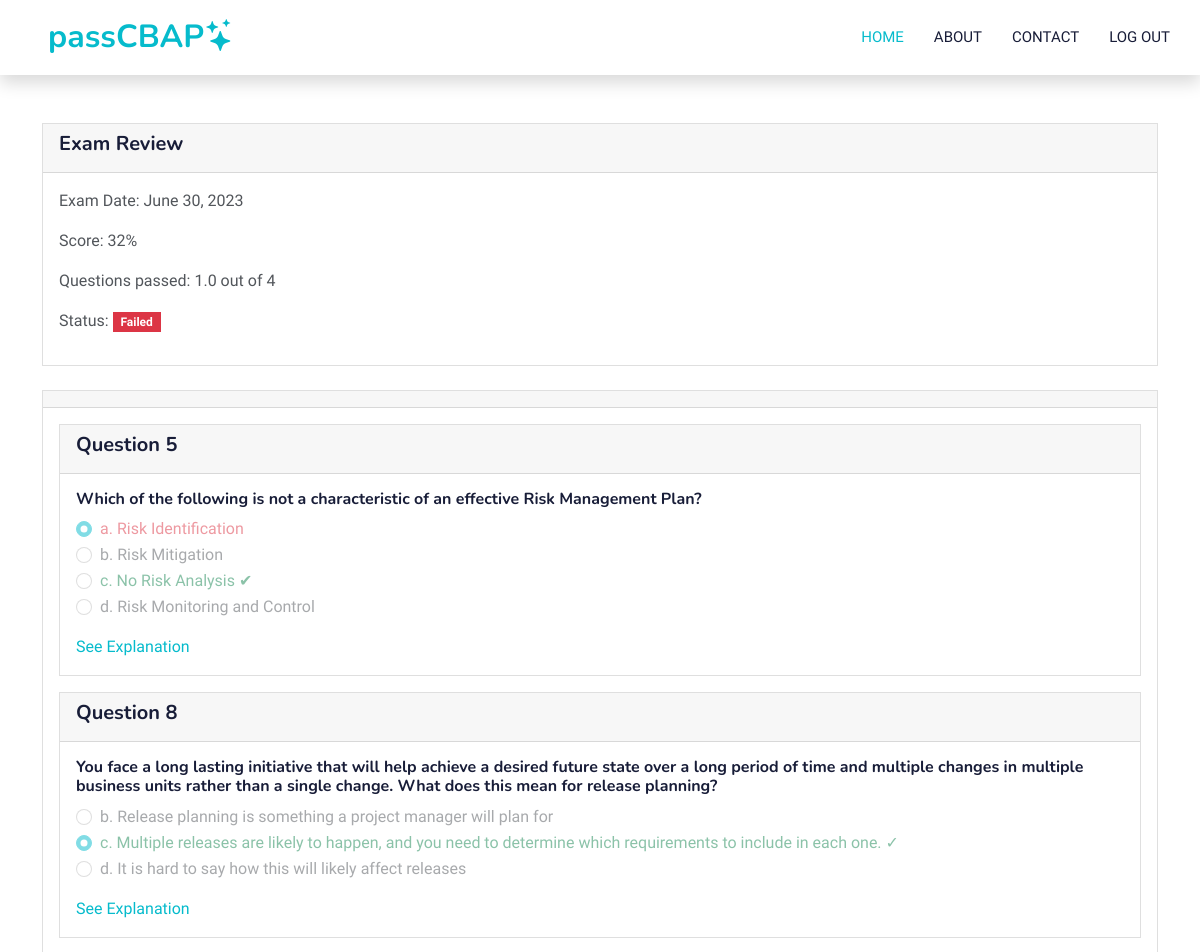
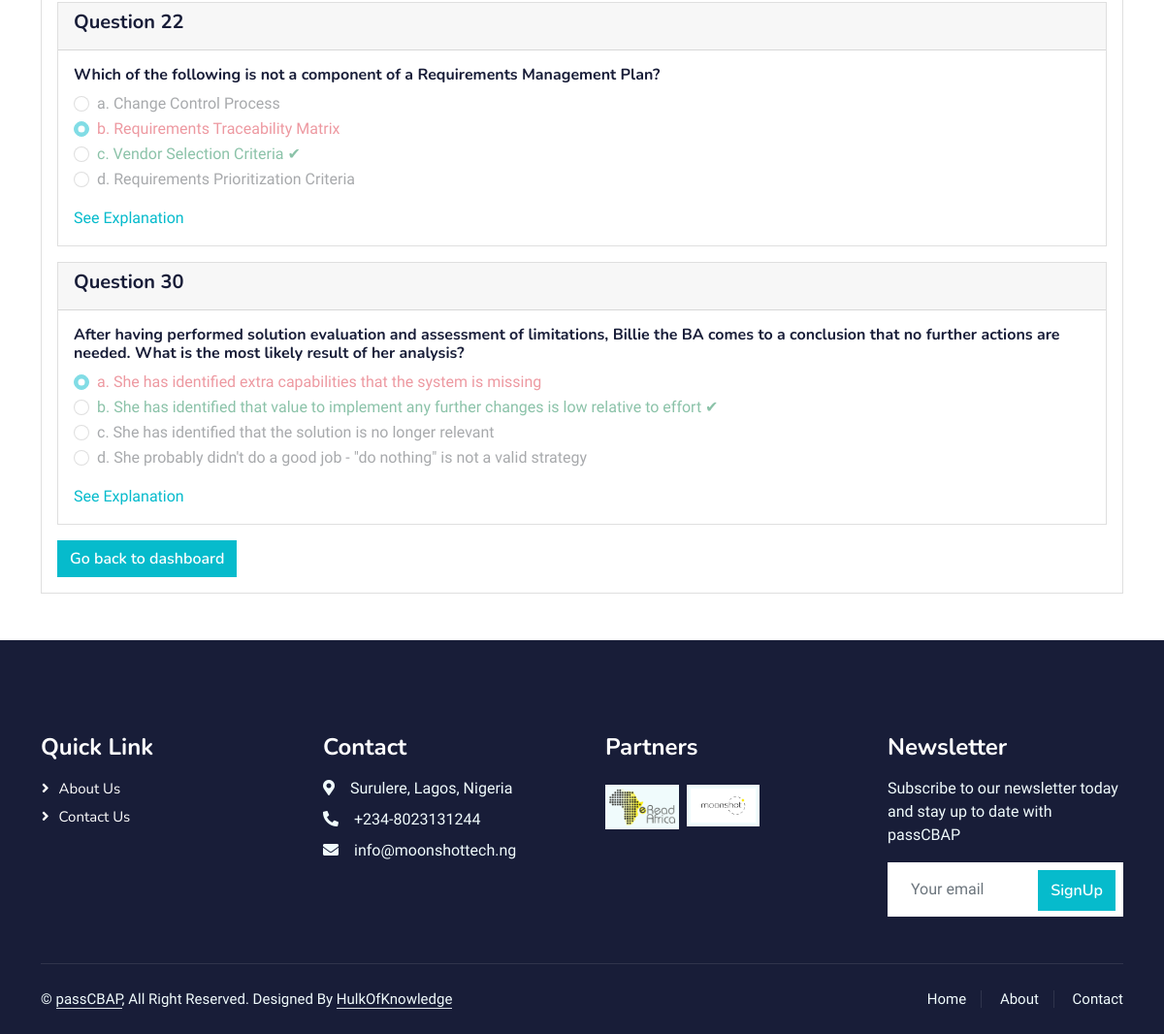
The app's page /quiz/review/3/ (signed in) with its own data (2 pictures, top to bottom).
### ExamInterface/models.py (models this page shows, shortened)
class UserExam(models.Model):
    user = models.ForeignKey(User, on_delete=models.CASCADE)
    exam = models.ForeignKey(Exam, on_delete=models.CASCADE)
    score = models.IntegerField()
    completed = models.BooleanField(default=False)
    date_completed = models.DateField()

class Question(models.Model):
    exam = models.ForeignKey(Exam, on_delete=models.CASCADE)
    question_id = models.IntegerField()
    question_category = models.CharField(max_length=100)
    question = models.TextField()
    options = models.JSONField()
    selected_answer = models.CharField(max_length=255, blank=True, null=True)
    correct_answer = models.CharField(max_length=100)
    explanation = models.TextField()

### ExamInterface/views.py (the view)
# urls.py: path('review/<int:user_exam_id>/', views.review_exam, name='review'),
@login_required(login_url='sign-in')
def review_exam(request, user_exam_id):
    user_exam = get_object_or_404(UserExam, id=user_exam_id)
    questions = Question.objects.filter(exam=user_exam.exam)
    num_questions = len(questions)
    num_correct = round((user_exam.score * num_questions)/100,0)
    context = {
        'user_exam': user_exam,
        'questions': questions,
        'num_correct': num_correct,
    }
    return render(request, 'ExamInterface/review.html', context)

### ExamInterface/templates/ExamInterface/review.html (shortened to what this page needs)
{% extends 'FormsInterface/base.html' %}
{% load static %}
{% block content %}
<div class="container mt-5">
    <div class="card">
        <div class="card-header">
            <h5>Exam Review</h5>
        </div>
        <div class="card-body">
            <p>Exam Date: {{ user_exam.date_completed }}</p>
            <p>Score: {{ user_exam.score }}%</p>
            <p>Questions passed: {{ num_correct }} out of {{ questions|length }}</p>
            <p>Status: <span class="badge {% if user_exam.score >= 70 %}bg-success{% else %}bg-danger{% endif %}">
                {% if user_exam.score >= 70 %}Passed{% else %}Failed{% endif %}
            </span></p>
        </div>
    </div>
    <div class="card mt-4">
        <div class="card-header"></div>
        <div class="card-body">
            <form>
                {% for question in questions|dictsort:'question_id' %}
                <div class="card mb-3">
                    <div class="card-header">
                        <h5>Question {{ question.question_id }}</h5>
                    </div>
                    <div class="card-body">
                        <h6>{{ question.question }}</h6>
                        {% for key, value in question.options.items %}
                                {% if value == question.correct_answer %}
                                    {% with key as correct_option %}
                                        {% if question.selected_answer == key %}
                                            <div class="form-check">
                                                <input class="form-check-input" type="radio" name="question_{{ question.id }}" id="option_{{ question.id }}_{{ key }}" value="{{ key }}" checked disabled>
                                                <label class="form-check-label text-success" for="option_{{ question.id }}_{{ key }}">
                                                    {{ key }}. {{ value }}
                                                    <span class="check-icon">✓</span>
                                                </label>
                                            </div>
                                        {% else %}
                                            <div class="form-check">
                                                <input class="form-check-input custom-radio" type="radio" name="question_{{ question.id }}" id="option_{{ question.id }}_{{ key }}" value="{{ key }}" disabled>
                                                <label class="form-check-label text-success" for="option_{{ question.id }}_{{ key }}">
                                                    {{ key }}. {{ value }}
                                                    <span class="mark-icon">✔</span>
                                                </label>
                                            </div>
                                        {% endif %}
                                    {% endwith %}
                                {% else %}
                                    {% if question.selected_answer == key %}
                                        <div class="form-check">
                                            <input class="form-check-input custom-radio" type="radio" name="question_{{ question.id }}" id="option_{{ question.id }}_{{ key }}" value="{{ key }}" checked disabled>
                                            <label class="form-check-label text-danger" for="option_{{ question.id }}_{{ key }}">
                                                {{ key }}. {{ value }}
                                            </label>
                                        </div>
                                    {% else %}
                                        <div class="form-check">
                                            <input class="form-check-input custom-radio" type="radio" name="question_{{ question.id }}" id="option_{{ question.id }}_{{ key }}" value="{{ key }}" disabled>
                                            <label class="form-check-label" for="option_{{ question.id }}_{{ key }}">
                                                {{ key }}. {{ value }}
                                            </label>
                                        </div>
                                    {% endif %}
                                {% endif %}
                            {% endfor %}
                        <a href="#" class="explanation-link">See Explanation</a>
                    </div>
                </div>
            {% endfor %}
                <a class="btn btn-primary" href="{% url 'dashboard' %}">Go back to dashboard</a>
            </form>
        </div>
    </div>
</div>
{% endblock %}

### static/css/style.css (style rules this page uses)
:root { --primary: #06BBCC; --light: #F0FBFC; --dark: #181d38; }
.btn { font-family: 'Nunito', sans-serif; font-weight: 600; transition: .5s; }
.btn.btn-primary, .btn.btn-secondary { color: #FFFFFF; }

### records on screen
UserExam: date_completed "June 30, 2023", score "32"
Question: question_id "5", question "Which of the following is not a characteristic of an effective Risk Management Plan?", options "a", options "Risk Identification", options "b" "d", options "Risk Mitigation" "Risk Monitoring and Control", options "c", options "No Risk Analysis"
Question: question_id "8", question "You face a long lasting initiative that will help achieve a desired future state over a long period of time and multiple changes in multiple business units rather than a single change. What does this mean for release planning?", options "b" "d", options "Release planning is something a project manager will plan for" "It is hard to say how this will likely affect releases", selected_answer "c", correct_answer "Multiple releases are likely to happen, and you need to determine which requirements to include in each one."
Question: question_id "22", question "Which of the following is not a component of a Requirements Management Plan?", options "a" "d", options "Change Control Process" "Requirements Prioritization Criteria", options "b", options "Requirements Traceability Matrix", options "c", options "Vendor Selection Criteria"
Question: question_id "30", question "After having performed solution evaluation and assessment of limitations, Billie the BA comes to a conclusion that no further actions are needed. What is the most likely result of her analysis?", options "a", options "She has identified extra capabilities that the system is missing", options "b", options "She has identified that value to implement any further changes is low relative to effort", options "c" "d", options "She has identified that the solution is no longer relevant" "She probably didn't do a good job - \"do nothing\" is not a valid strategy"

### other values on screen
{{ num_correct }} "1.0"
{{ questions|length }} "4"
